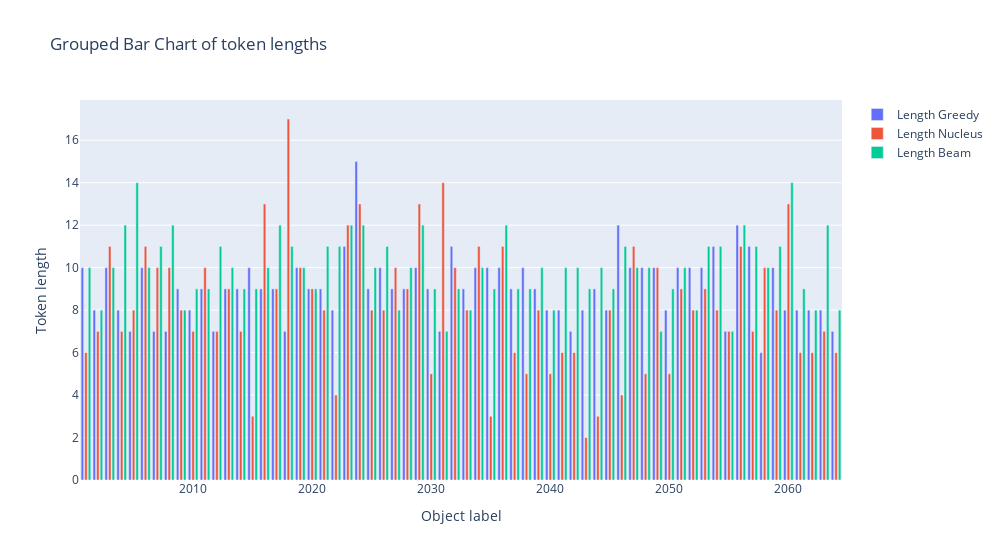

Notebook code for this chart:
### Code cell
import plotly.graph_objects as go
import pandas as pd

# Assuming your dataframe is called 'df'
# You can load your data into a dataframe using pd.read_csv() or any other method

# Create a list of row indices to use as labels for x-axis
labels = data['number label'].tolist()

# Create a figure object
fig = go.Figure()

# Add the bars for each length column
fig.add_trace(go.Bar(x=labels, y=data['length greedy'], name='Length Greedy'))
fig.add_trace(go.Bar(x=labels, y=data['length nucleus'], name='Length Nucleus'))
fig.add_trace(go.Bar(x=labels, y=data['length beam'], name='Length Beam'))

# Update the layout
fig.update_layout(
    width=1000,
    title='Grouped Bar Chart of token lengths',
    xaxis_title='Object label',
    yaxis_title='Token length',
    barmode='group',  # Set the bar mode to 'group' for grouped bars
    bargap=0.1,  # Adjust the spacing between bars within each group
    bargroupgap=0.3  # Adjust the spacing between groups
)

# Show the plot
fig.show()

### Figure 1 — Plotly figure (JSON) as saved in the notebook; plotly's stock layout.template omitted (floating-point values rounded to 4 significant figures)
{"data": [{"name": "Length Greedy", "type": "bar", "x": [2001, 2002, 2003, 2004, 2005, 2006, 2007, 2008, 2009, 2010, 2011, 2012, 2013, 2014, 2015, 2016, 2017, 2018, 2019, 2020, 2021, 2022, 2023, 2024, 2025, 2026, 2027, 2028, 2029, 2030, 2031, 2032, 2033, 2034, 2035, 2036, 2037, 2038, 2039, 2040, 2041, 2042, 2043, 2044, 2045, 2046, 2047, 2048, 2049, 2050, 2051, 2052, 2053, 2054, 2055, 2056, 2057, 2058, 2059, 2060, 2061, 2062, 2063, 2064], "y": [10, 8, 10, 8, 7, 10, 7, 7, 9, 8, 9, 7, 9, 9, 10, 9, 9, 7, 10, 9, 9, 8, 11, 15, 9, 10, 9, 9, 10, 9, 7, 11, 9, 10, 10, 10, 9, 10, 9, 8, 8, 7, 8, 9, 8, 12, 10, 10, 10, 8, 10, 10, 10, 11, 7, 12, 11, 6, 10, 8, 8, 8, 8, 7]}, {"name": "Length Nucleus", "type": "bar", "x": [2001, 2002, 2003, 2004, 2005, 2006, 2007, 2008, 2009, 2010, 2011, 2012, 2013, 2014, 2015, 2016, 2017, 2018, 2019, 2020, 2021, 2022, 2023, 2024, 2025, 2026, 2027, 2028, 2029, 2030, 2031, 2032, 2033, 2034, 2035, 2036, 2037, 2038, 2039, 2040, 2041, 2042, 2043, 2044, 2045, 2046, 2047, 2048, 2049, 2050, 2051, 2052, 2053, 2054, 2055, 2056, 2057, 2058, 2059, 2060, 2061, 2062, 2063, 2064], "y": [6, 7, 11, 7, 8, 11, 10, 10, 8, 7, 10, 7, 9, 7, 3, 13, 9, 17, 10, 9, 8, 4, 12, 13, 8, 8, 10, 9, 13, 5, 14, 10, 8, 11, 3, 11, 6, 5, 8, 5, 6, 6, 2, 3, 8, 4, 11, 5, 10, 5, 9, 8, 9, 8, 7, 11, 7, 10, 8, 13, 6, 6, 7, 6]}, {"name": "Length Beam", "type": "bar", "x": [2001, 2002, 2003, 2004, 2005, 2006, 2007, 2008, 2009, 2010, 2011, 2012, 2013, 2014, 2015, 2016, 2017, 2018, 2019, 2020, 2021, 2022, 2023, 2024, 2025, 2026, 2027, 2028, 2029, 2030, 2031, 2032, 2033, 2034, 2035, 2036, 2037, 2038, 2039, 2040, 2041, 2042, 2043, 2044, 2045, 2046, 2047, 2048, 2049, 2050, 2051, 2052, 2053, 2054, 2055, 2056, 2057, 2058, 2059, 2060, 2061, 2062, 2063, 2064], "y": [10, 8, 10, 12, 14, 10, 11, 12, 8, 9, 9, 11, 10, 9, 9, 10, 12, 11, 10, 9, 11, 11, 12, 12, 10, 11, 8, 10, 12, 9, 7, 9, 8, 10, 9, 12, 9, 9, 10, 8, 10, 10, 9, 10, 9, 11, 10, 10, 7, 9, 10, 8, 11, 11, 7, 12, 11, 10, 11, 14, 9, 8, 12, 8]}], "layout": {"bargap": 0.1, "bargroupgap": 0.3, "barmode": "group", "title": {"text": "Grouped Bar Chart of token lengths"}, "width": 1000, "xaxis": {"title": {"text": "Object label"}}, "yaxis": {"title": {"text": "Token length"}}}}
